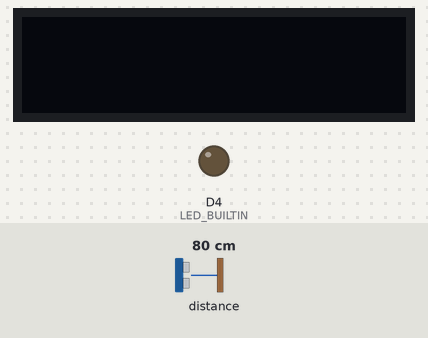
A program run on a simulated ESP8266 (NodeMCU). On the bench: 128×32 one-colour display, output pins drawn as LEDs (lit = HIGH, except the on-board LED, lit = LOW). The inputs (shaded band) are chosen by the test bench; at power-on: distance to the obstacle 80 cm. WiFi joins after 1.5 s; servers stay silent unless stated; no MQTT or app messages arrive unless stated; what the program prints to the serial monitor is not drawn.

Above: at 3.7 s.
3.8 s: distance to the obstacle set to 72 cm
5.3 s: distance to the obstacle set to 67 cm
At 5.6 s:
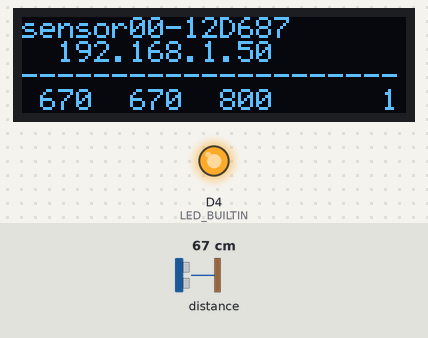
6.8 s: distance to the obstacle set to 73 cm
At 8.0 s:
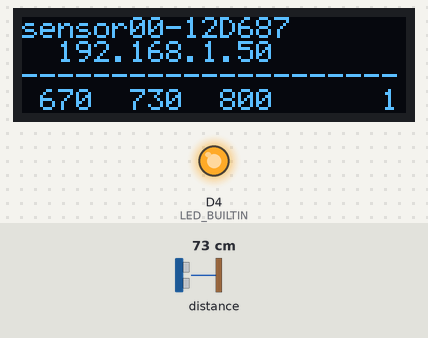
8.3 s: distance to the obstacle set to 82 cm
At 9.6 s:
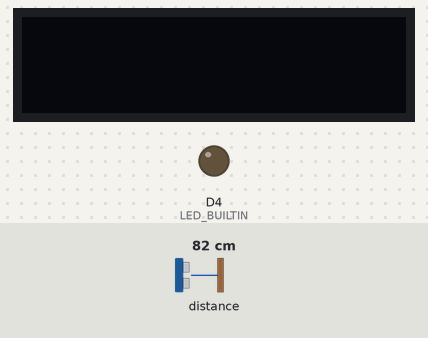
Timing chart, 0 to 10.8 s (numbered marks = the images above; inputs shaded):
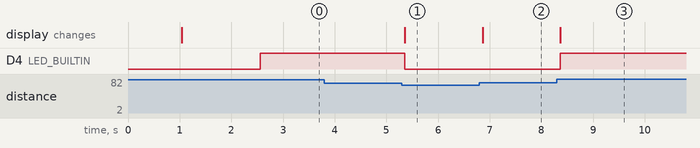

Measured:
- the behaviour switches between 70 and 69 cm on distance to the obstacle (found by bisection; images 0 and 1)
- the behaviour switches between 77 and 78 cm on distance to the obstacle (found by bisection; images 2 and 3)
- after the input at 3.8 s, every drawn part: stays the same
- after the input at 5.3 s, D4 (LED_BUILTIN): HIGH → LOW after 0.05 s; the display: changes after 0.06 s (image 1)
- after the input at 6.8 s, the display: changes after 0.06 s (image 2)
- after the input at 8.3 s, D4 (LED_BUILTIN): LOW → HIGH after 0.06 s; the display: changes after 0.07 s (image 3)

The program:

main.cpp
```cpp
#if !(defined(ESP_NAME))
  #define ESP_NAME "sensor"
#endif

#if !(defined(DISPLAY_128X32) || defined(DISPLAY_128X64))
  #define DISPLAY_128X64 1
#endif

#if !(defined(MAX_RANGE))
  #define MAX_RANGE 1200
#endif

// Uncomment this line to use long range mode. This
// increases the sensitivity of the sensor and extends its
// potential range, but increases the likelihood of getting
// an inaccurate reading because of reflections from objects
// other than the intended target. It works best in dark
// conditions.

//#define LONG_RANGE

// Uncomment ONE of these two lines to get
// - higher speed at the cost of lower accuracy OR
// - higher accuracy at the cost of lower speed

//#define HIGH_SPEED
//#define HIGH_ACCURACY

#include <Arduino.h>

#include <ESP8266WiFi.h> // WIFI support
#include <ArduinoOTA.h> // Updates over the air

// WiFi Manager
#include <DNSServer.h>
#include <ESP8266WebServer.h>
#include <WiFiManager.h>

// I2C
#include <SPI.h>
#include <Wire.h>

// Display (SSD1306)
#include <SSD1306Ascii.h>
#include <SSD1306AsciiWire.h>

// Sensor
#include <VL53L0X.h>

// Median for Sensor
//#include <RunningMedian.h>

// MQTT
#include <PubSubClient.h>
char topic[40] = {0};

/* Constants */
const unsigned long RUN_INTERVAL = 100;

/* Variables */
bool tripped = false;
int maxRange = 0;
int minRange = 0;

unsigned int count = 0;
unsigned long nextRun = 0;
unsigned long currentMillis = 0;

/* Display */
SSD1306AsciiWire oled;

/* WIFI */
char hostname[32] = {0};

/* MQTT */
WiFiClient wifiClient;
PubSubClient client(wifiClient);
const char* broker = "10.81.95.165";

/* VL53L0X */
VL53L0X sensor;
//RunningMedian samples = RunningMedian(9);

void configModeCallback (WiFiManager *myWiFiManager) {
  oled.println(F("Config Mode"));
  oled.println(WiFi.softAPIP());
  oled.println(myWiFiManager->getConfigPortalSSID());
}

void reconnect() {
  while (!client.connected()) {
    Serial.println(F("MQTT Connecting..."));
    if (client.connect(hostname)) {
      Serial.println(F("MQTT connected"));
    } else {
      Serial.print(F("."));
      delay(1000);
    }
  }
}

void setup()
{
  Serial.begin(9600);
  Wire.begin(D2, D1);

  delay(1000);

  /* Display */
#if defined DISPLAY_128X64
  oled.begin(&Adafruit128x64, 0x3C);  // initialize with the I2C addr 0x3C (for the 128x64)
#else
  oled.begin(&Adafruit128x32, 0x3C);
#endif
  oled.setFont(System5x7);
  oled.setScrollMode(SCROLL_MODE_AUTO);
  oled.clear();

  /* WiFi */
  sprintf(hostname, "%s-%06X", ESP_NAME, ESP.getChipId());
  WiFiManager wifiManager;
  wifiManager.setAPCallback(configModeCallback);
  if(!wifiManager.autoConnect(hostname)) {
    oled.println(F("WiFi Connect Failed"));
    //reset and try again, or maybe put it to deep sleep
    ESP.reset();
    delay(1000);
  }

  oled.println(hostname);
  oled.print(F("  "));
  oled.println(WiFi.localIP());
#if defined DISPLAY_128X64
  oled.print(F("  "));
  oled.println(WiFi.macAddress());
#endif

  /* OTA */
  ArduinoOTA.setHostname(hostname);
  ArduinoOTA.onStart([]() {
    oled.ssd1306WriteCmd(SSD1306_DISPLAYON);
    String type;
    if (ArduinoOTA.getCommand() == U_FLASH) {
      type = "sketch";
    } else { // U_SPIFFS
      type = "filesystem";
    }

    // NOTE: if updating SPIFFS this would be the place to unmount SPIFFS using SPIFFS.end()
    oled.println("Start updating " + type);
  });
  ArduinoOTA.onEnd([]() {
    oled.println(F("\nEnd"));
  });
  ArduinoOTA.onProgress([](unsigned int progress, unsigned int total) {
    oled.printf("Progress: %u%%\r", (progress / (total / 100)));
  });
  ArduinoOTA.onError([](ota_error_t error) {
    oled.printf("Error[%u]: ", error);
    if (error == OTA_AUTH_ERROR) { oled.println(F("Auth Failed")); }
    else if (error == OTA_BEGIN_ERROR) { oled.println(F("Begin Failed")); }
    else if (error == OTA_CONNECT_ERROR) { oled.println(F("Connect Failed")); }
    else if (error == OTA_RECEIVE_ERROR) { oled.println(F("Receive Failed")); }
    else if (error == OTA_END_ERROR) { oled.println(F("End Failed")); }
  });
  ArduinoOTA.begin();

  /* MQTT */
  client.setServer(broker, 1883);

  /* Sensor */
  sensor.init();
  sensor.setTimeout(500);
#if defined LONG_RANGE
  // lower the return signal rate limit (default is 0.25 MCPS)
  sensor.setSignalRateLimit(0.1);
  // increase laser pulse periods (defaults are 14 and 10 PCLKs)
  sensor.setVcselPulsePeriod(VL53L0X::VcselPeriodPreRange, 18);
  sensor.setVcselPulsePeriod(VL53L0X::VcselPeriodFinalRange, 14);
#endif

#if defined HIGH_SPEED
  // reduce timing budget to 20 ms (default is about 33 ms)
  sensor.setMeasurementTimingBudget(20000);
#elif defined HIGH_ACCURACY
  // increase timing budget to 200 ms
  sensor.setMeasurementTimingBudget(200000);
#endif
  sensor.startContinuous();

  oled.println(F("---------------------"));

  /* LED */
  pinMode(LED_BUILTIN, OUTPUT);
  digitalWrite(LED_BUILTIN, HIGH);

  oled.setContrast(0);
  oled.ssd1306WriteCmd(SSD1306_DISPLAYOFF);
}

void loop()
{
  ArduinoOTA.handle();
  if (!client.connected())
  {
    reconnect();
  }
  client.loop();

  currentMillis = millis();
  if (currentMillis < nextRun) {
    return;
  }
  nextRun = currentMillis + RUN_INTERVAL;

  int range = sensor.readRangeContinuousMillimeters();
  if (!sensor.timeoutOccurred()) {
    // Filter Noise
    //samples.add(range);
    //range = samples.getMedian();

    // Detect if tripped
    if ((range < (maxRange - 100)) && !tripped) {
      sprintf(topic, "%s", ESP_NAME);
      client.publish(topic, "1");
      digitalWrite(LED_BUILTIN, LOW);
      tripped = true;
      oled.ssd1306WriteCmd(SSD1306_DISPLAYON);
      minRange = range; // Reset minimum range
      count++;
    }
    else if (range > (minRange + 100) && tripped) {
      sprintf(topic, "%s", ESP_NAME);
      client.publish(topic, "0");
      digitalWrite(LED_BUILTIN, HIGH);
      tripped = false;
      oled.ssd1306WriteCmd(SSD1306_DISPLAYOFF);
      maxRange = range; // Reset max range
    }
    else if (range > maxRange) {
      maxRange = range;
    } else if (range < minRange) {
      minRange = range;
    }

    // Ensure max range does not go above maximum allowed
    if (maxRange > MAX_RANGE) {
      maxRange = MAX_RANGE;
    }

    oled.printf("%4d %4d %4d %6d\r", minRange, range, maxRange, count);
  }
}
```
